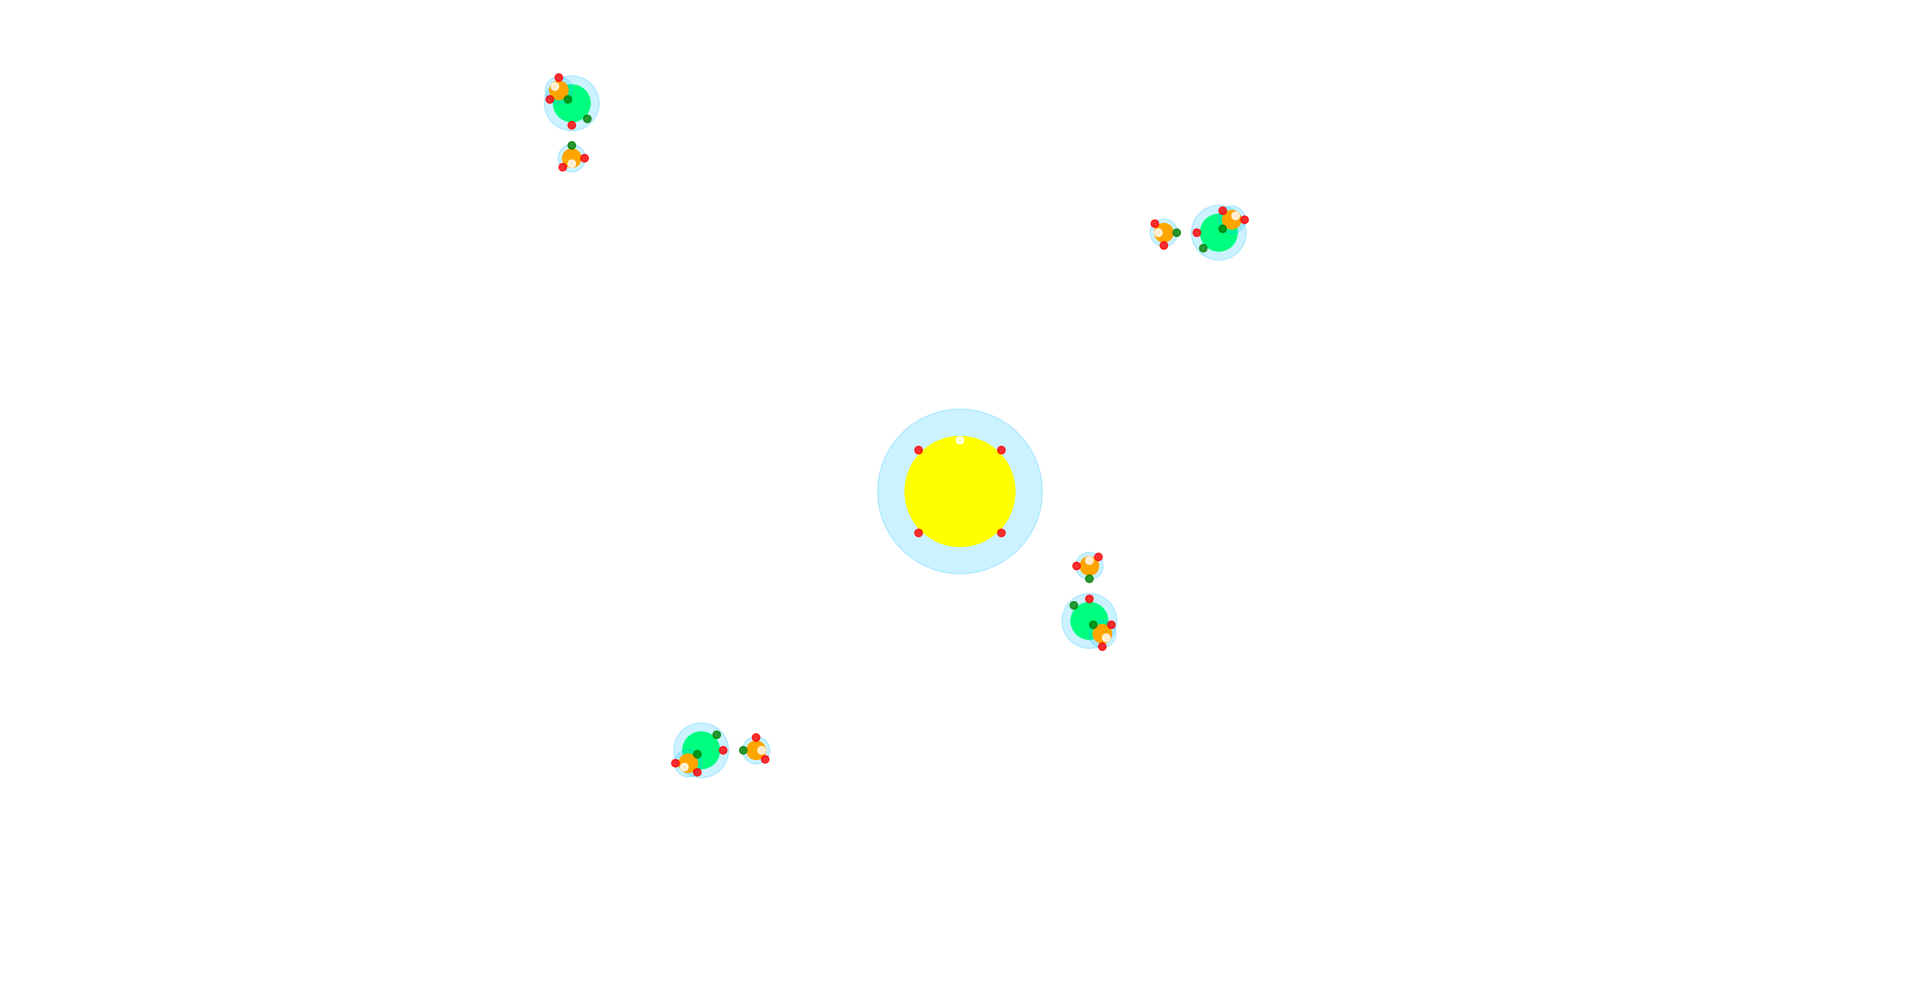

Recreate this plot in Python.
from planetalib import *

galaktyka = []


# Planeta centralna (pseudo-gwiazda)
galaktyka.append(Planeta("Planeta x", (0, 0), 0, 300))

# Planety pierwszego rzędu
for i in galaktyka[0].wyznacz_wspolrzedne_sasiadow():
    galaktyka.append(Planeta2B(nazwa_planety="Planeta i",
                               pozycja_planety=i[0], orientacja_planety=i[1]))
    # Planety drugiego rzędu
    for j in galaktyka[-1].wyznacz_wspolrzedne_sasiadow():
        galaktyka.append(Planeta2A(nazwa_planety="Planeta j",
                                   pozycja_planety=j[0], orientacja_planety=i[1] + j[1]))

mapa, uklad = plt.subplots()
uklad.axis('equal')
uklad.axis('off')
uklad.set_xlim((-5000, 5000))
uklad.set_ylim((-5000, 5000))
mapa.tight_layout()

for planeta in galaktyka:
    planeta.dodaj_do_mapy(uklad)

plt.show()
mapa.savefig('galaktyka.png')
